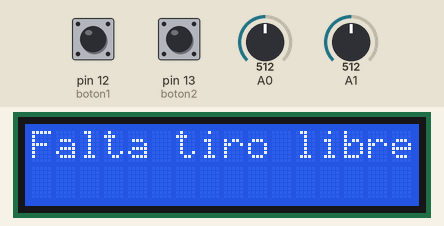
This sketch was run on a simulated Arduino Uno, built with avr-gcc and run on an emulated ATmega328P. On the bench: 16×2 character LCD. The test bench sets the inputs (shaded band); at power-on: pin 12 (boton1) HIGH, pin 13 (boton2) HIGH, A0 = 512, A1 = 512. What the sketch prints to the serial monitor is not drawn.

Above: at 4.2 s.
4.3 s: pin 12 (boton1) pulled LOW for 3.2 s
At 4.3 s:
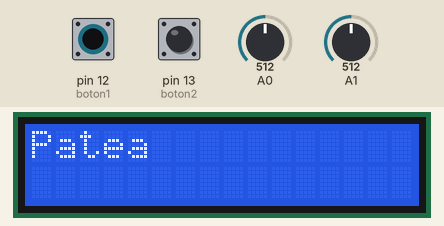
At 7.0 s:
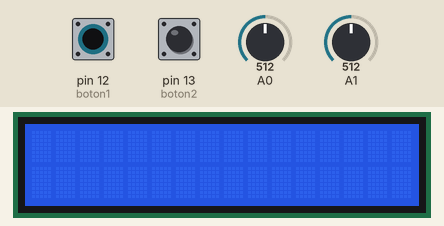
Timing chart, 0 to 8.5 s (numbered marks = the images above; inputs shaded):
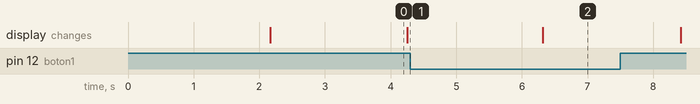

The sketch:

arduinomaestro.ino
```cpp
//MAESTRO
#include <LiquidCrystal_I2C.h>

//Codigo para LCD donde se menciona dirección y tamaño
LiquidCrystal_I2C lcd (0x27, 16, 2);

//definición de estados de LCD
typedef enum estados {e0, e1, e2} estados;
estados estadoActual = e0;
estados estadoFuturo = e0;

//pines de switch
const uint8_t boton1 = 12;
const uint8_t boton2 = 13;

// mensajes
String aviso1 = "Falta tiro libre";
String aviso2 = "Patea";

const long interval = 2000;
unsigned long previousMillis = 0;

void setup() {
  //Lcd se prende
  lcd.init();
  lcd.backlight();

  Serial.begin(9600);

//entradas
  pinMode(boton1, INPUT_PULLUP);
  pinMode(boton2, INPUT_PULLUP);
}

void loop() {
  //Estados switchs
  boolean estadoboton1 = digitalRead(boton1);
  boolean estadoboton2 = digitalRead(boton2);
//transiciones de estado
  switch(estadoActual){
    case e0:
      if(estadoboton1 == HIGH)
        estadoFuturo = e1;
      else
        estadoFuturo = e0;
      break;
    case e1:
      if(estadoboton2 == HIGH)
        estadoFuturo = e2;
      else
        estadoFuturo = e1;
      break;
    case e2:
      if(estadoboton1 == LOW)
        estadoFuturo = e0;
      else
        estadoFuturo = e2;
      break;
  }

  //salidas en cada estado
  switch(estadoActual){
    case e0:
      lcd.setCursor(0,0);
      lcd.clear();
      break;
    case e1:
      lcd.setCursor(0,0);
      lcd.print(aviso1);
      break;
    case e2:
      lcd.clear();
      lcd.setCursor(0,0);
      lcd.print(aviso2);
      break;
  }

  // Arduino con potenciometros (Arduino 1)
  // Leer valores de los potenciometros
  int poten1 = analogRead(A0);
  int poten2 = analogRead(A1);

 // Mapear los valores de los potenciometros a 0-179 grados
  int ang1 = map(poten1, 0, 1023, 0, 179);
  int ang2 = map(poten2, 0, 1023, 0, 179);

// Enviar valores mapeados por el puerto serie
  Serial.print(ang1);
  Serial.print(",");
  Serial.print(ang2);
  Serial.println();

   // actualización de estado
  unsigned long currentMillis = millis();
  if (currentMillis - previousMillis >= interval) {
    estadoActual = estadoFuturo;
    previousMillis = currentMillis;
  }

  delay(100);
}
```

Measured:
- after the input at 4.3 s, the display: changes after 2.0 s (image 2)
- what the display in image 0 shows lasts 2.1 s, from 2.2 s to 4.3 s
